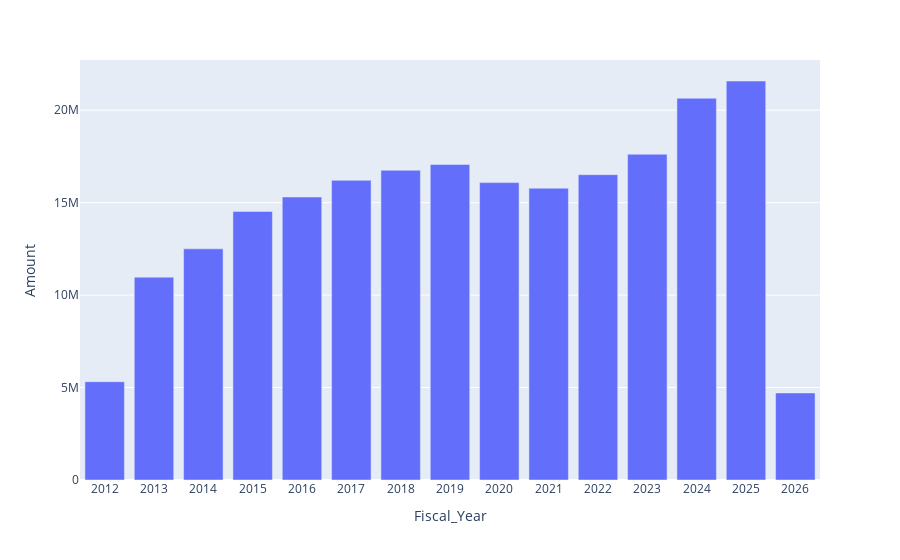

Source (notebook cell):
### Code cell
revenue_per_year = df_clean.groupby(['Fiscal_Year'], as_index=False)['Amount'].sum()

revenue_per_year

revenue_per_year_chart = px.bar(revenue_per_year, x='Fiscal_Year', y='Amount')
revenue_per_year_chart.show()

### Figure 1 — Plotly figure (JSON) as saved in the notebook; plotly's stock layout.template omitted (floating-point values rounded to 4 significant figures)
{"data": [{"hovertemplate": "Fiscal_Year=%{x}<br>Amount=%{y}<extra></extra>", "legendgroup": "", "marker": {"color": "#636efa", "pattern": {"shape": ""}}, "name": "", "orientation": "v", "showlegend": false, "textposition": "auto", "type": "bar", "x": ["2012", "2013", "2014", "2015", "2016", "2017", "2018", "2019", "2020", "2021", "2022", "2023", "2024", "2025", "2026"], "xaxis": "x", "y": [5316000.0, 10970000.0, 12500000.0, 14530000.0, 15310000.0, 16210000.0, 16750000.0, 17060000.0, 16080000.0, 15780000.0, 16510000.0, 17620000.0, 20650000.0, 21580000.0, 4709000.0], "yaxis": "y"}], "layout": {"barmode": "relative", "legend": {"tracegroupgap": 0}, "margin": {"t": 60}, "xaxis": {"anchor": "y", "domain": [0, 1], "title": {"text": "Fiscal_Year"}}, "yaxis": {"anchor": "x", "domain": [0, 1], "title": {"text": "Amount"}}}}
